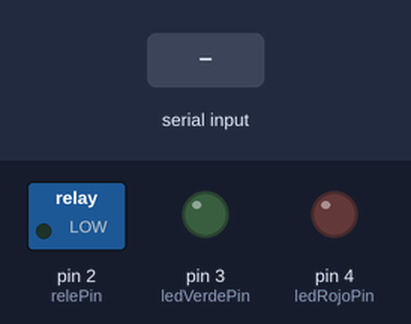
Simulated run of this sketch. Board: Arduino Uno, built with avr-gcc and run on an emulated ATmega328P. On the bench: switched loads named in the sketch (green lamp = pin HIGH), output pins drawn as LEDs (lit = HIGH). The test bench sets the inputs (shaded band).

Above: at 1.2 s.
1.3 s: "1" received over Serial
At 2.1 s:
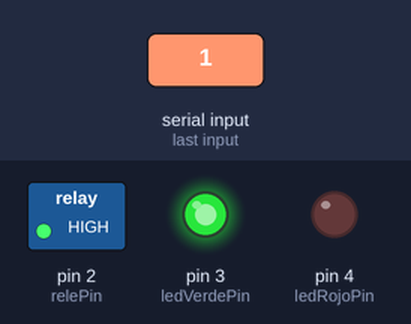
2.8 s: "0" received over Serial
At 3.3 s:
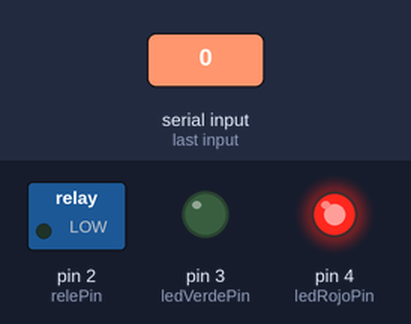
Timing chart, 0 to 5.8 s (numbered marks = the images above; inputs shaded):
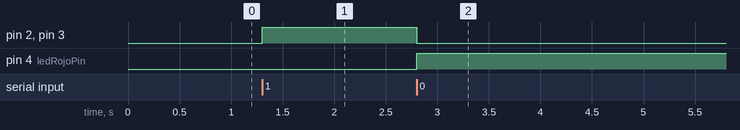

The sketch:

releprogramacion.ino
```cpp
const int relePin = 2; // Pin del relé
const int ledVerdePin = 3; // Pin del LED verde
const int ledRojoPin = 4; // Pin del LED rojo

void setup() {
  pinMode(relePin, OUTPUT);
  pinMode(ledVerdePin, OUTPUT);
  pinMode(ledRojoPin, OUTPUT);

  Serial.begin(9600);
}

void loop() {
  if (Serial.available() > 0) {
    char command = Serial.read();
    if (command == '1') {
      digitalWrite(relePin, HIGH); // Activa el relé
      digitalWrite(ledVerdePin, HIGH); // Enciende el LED verde
      digitalWrite(ledRojoPin, LOW); // Apaga el LED rojo
    } else if (command == '0') {
      digitalWrite(relePin, LOW); // Desactiva el relé
      digitalWrite(ledVerdePin, LOW); // Apaga el LED verde
      digitalWrite(ledRojoPin, HIGH); // Enciende el LED rojo
    }
  }
}
```

Measured:
- after the input at 1.3 s, pin 2 (relePin), pin 3 (ledVerdePin): LOW → HIGH at once
- after the input at 2.8 s, pin 2 (relePin), pin 3 (ledVerdePin): HIGH → LOW at once; pin 4 (ledRojoPin): LOW → HIGH at once
